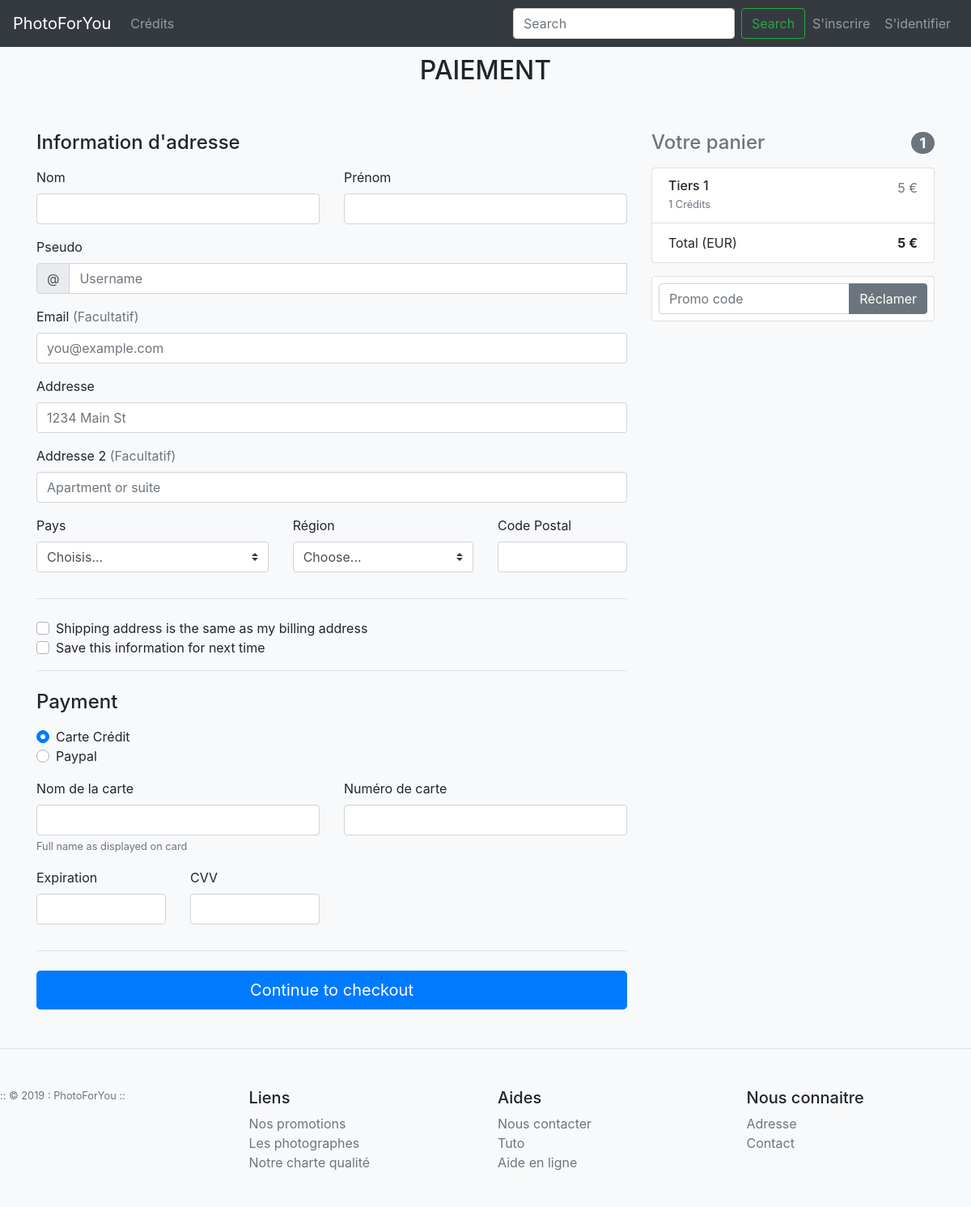
Page /payementcredit.php?credit=1 on the committed database.
### tables this page shows
CREATE TABLE IF NOT EXISTS `achatcredit` (
  `id_credit` int(11) NOT NULL AUTO_INCREMENT,
  `nom_offre` varchar(50) NOT NULL,
  `prix_offre` float NOT NULL,
  `credit` int(11) NOT NULL,
  `formule` int(11) NOT NULL,
  PRIMARY KEY (`id_credit`)
);

### classes/CreditManager.class.php (called while the page is built, shortened)
<?php
class CreditManager
{
	private $_db;
	public function setDb(PDO $db)
	{
		$this->_db = $db;
	}
	public function getCredit($id)
	{
		$q= $this->_db->query('SELECT  Nom_offre, Prix_offre, Credit, Formule FROM achatcredit WHERE Id_credit = '.$id);
		$creditInfo = $q->fetch(PDO::FETCH_ASSOC);
		if ($creditInfo)
		{
			return new Credit($creditInfo);
		}
		else
		{
			return $creditInfo;
		}
	}
}
?>

### classes/Credit.class.php (called while the page is built, shortened)
<?php
class Credit
{
	private $_nom_offre;
	private $_prix_offre;
	private $_credit;
	public function hydrate(array $donnees)
	{
		foreach ($donnees as $key => $value) {
			$method = 'set'.ucfirst($key);
		}
	}
	public function getNom_offre()
	{
		return $this->_nom_offre;
	}
	public function getPrix_offre()
	{
		return $this->_prix_offre;
	}
	public function getCredit()
	{
		return $this->_credit;
	}
	public function setNom_offre($nom_offre)
	{
		if (is_string($nom_offre))
		{
			$this->_nom_offre = $nom_offre;
		}
	}
	public function setPrix_offre($prix_offre)
	{
		$prix_offre = (float) $prix_offre;
		$this->_prix_offre = $prix_offre;
	}
	public function setCredit($credit)
	{
		$credit = (int) $credit;
		$this->_credit = $credit;
	}
}
?>

### payementcredit.php (the view, shortened to what this page needs)
<!DOCTYPE html>
<html>
<head>
    <?php
    include ("include/entete.inc.php");
    ?>
</head>
  <body class="bg-light">
    <?php
      $id= $_GET['credit'];
      $credit = $cmanager->getCredit($id);
    ?>
    <div class="container">
      <div class="py-5 text-center titre">
        <h2>PAIEMENT</h2>
      </div>
      <div class="row">
        <div class="col-md-4 order-md-2 mb-4">
          <h4 class="d-flex justify-content-between align-items-center mb-3">
            <span class="text-muted">Votre panier</span>
            <span class="badge badge-secondary badge-pill">1</span>
          </h4>
          <ul class="list-group mb-3">
            <li class="list-group-item d-flex justify-content-between lh-condensed">
              <div>
                <h6 class="my-0"><?php echo $credit->getNom_offre(); ?></h6>
                <small class="text-muted"><?php echo $credit->getCredit(); ?> Crédits</small>
              </div>
              <span class="text-muted"><?php echo $credit->getPrix_offre(); ?> €</span>
            </li>
            <li class="list-group-item d-flex justify-content-between">
              <span>Total (EUR)</span>
              <strong><?php echo $credit->getPrix_offre(); ?> €</strong>
            </li>
          </ul>
          <form class="card p-2">
            <div class="input-group">
              <input type="text" class="form-control" placeholder="Promo code">
              <div class="input-group-append">
                <button type="submit" class="btn btn-secondary">Réclamer</button>
              </div>
            </div>
          </form>
        </div>
        <div class="col-md-8 order-md-1">
          <h4 class="mb-3">Information d'adresse</h4>
          <form class="needs-validation" novalidate="" method="POST">
            <div class="row">
              <div class="col-md-6 mb-3">
                <label for="firstName">Nom</label>
                <input type="text" class="form-control" id="firstName" placeholder="" value="" required="">
              </div>
              <div class="col-md-6 mb-3">
                <label for="lastName">Prénom</label>
                <input type="text" class="form-control" id="lastName" placeholder="" value="" required="">
              </div>
            </div>
            <div class="mb-3">
              <label for="username">Pseudo</label>
              <div class="input-group">
                <div class="input-group-prepend">
                  <span class="input-group-text">@</span>
                </div>
                <input type="text" class="form-control" id="username" placeholder="Username" required="">
              </div>
            </div>
            <div class="mb-3">
              <label for="email">Email <span class="text-muted">(Facultatif)</span></label>
              <input type="email" class="form-control" id="email" placeholder="you@example.com">
            </div>
            <div class="mb-3">
              <label for="address">Addresse</label>
              <input type="text" class="form-control" id="address" placeholder="1234 Main St" required="">
            </div>
            <div class="mb-3">
              <label for="address2">Addresse 2 <span class="text-muted">(Facultatif)</span></label>
              <input type="text" class="form-control" id="address2" placeholder="Apartment or suite">
            </div>
            <div class="row">
              <div class="col-md-5 mb-3">
                <label for="country">Pays</label>
                <select class="custom-select d-block w-100" id="country" required="">
                  <option value="">Choisis...</option>
                </select>
              </div>
              <div class="col-md-4 mb-3">
                <label for="state">Région</label>
                <select class="custom-select d-block w-100" id="state" required="">
                  <option value="">Choose...</option>
                </select>
              </div>
              <div class="col-md-3 mb-3">
                <label for="zip">Code Postal</label>
                <input type="text" class="form-control" id="zip" placeholder="" required="">
              </div>
            </div>
            <hr class="mb-4">
            <div class="custom-control custom-checkbox">
              <label class="custom-control-label" for="same-address">Shipping address is the same as my billing address</label>
            </div>
            <div class="custom-control custom-checkbox">
              <label class="custom-control-label" for="save-info">Save this information for next time</label>
            </div>
            <hr class="mb-4">
            <h4 class="mb-3">Payment</h4>
            <div class="d-block my-3">
              <div class="custom-control custom-radio">
                <label class="custom-control-label" for="credit">Carte Crédit</label>
              </div>
              <div class="custom-control custom-radio">
                <label class="custom-control-label" for="paypal">Paypal</label>
              </div>
            </div>
            <div class="row">
              <div class="col-md-6 mb-3">
                <label for="cc-name">Nom de la carte</label>
                <input type="text" class="form-control" id="cc-name" placeholder="" required="">
                <small class="text-muted">Full name as displayed on card</small>
              </div>
              <div class="col-md-6 mb-3">
                <label for="cc-number">Numéro de carte</label>
                <input type="text" class="form-control" id="cc-number" placeholder="" required="">
              </div>
            </div>
            <div class="row">
              <div class="col-md-3 mb-3">
                <label for="cc-expiration">Expiration</label>
                <input type="text" class="form-control" id="cc-expiration" placeholder="" required="">
              </div>
              <div class="col-md-3 mb-3">
                <label for="cc-expiration">CVV</label>
                <input type="text" class="form-control" id="cc-cvv" placeholder="" required="">
              </div>
            </div>
            <hr class="mb-4">
            <button class="btn btn-primary btn-lg btn-block" type="submit" name="pay">Continue to checkout</button>
          </form>
        </div>
      </div>
    </div>
</body>
  <?php
  include ("include/piedDePage.inc.php");
  ?>
</body>
</html>

### css/profil.css (style rules this page uses)
.titre { margin-top: 20px !important; }

### rows in the picture
achatcredit: nom_offre "Tiers 1", credit "1", prix_offre "5"
